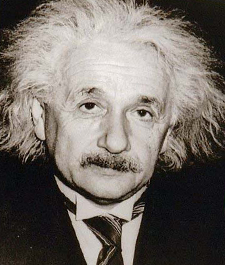
%> input picture lab2/data/einstein.bmp, 225 x 265 px
$ octave pruebas.m   (GNU Octave 9; MATLAB toolbox functions it lacks are replaced by stand-ins)
%> lines starting %> are read from the running program, lines starting %| are printed output that depends on the picture
%% Parameters

picture_path = '../data/';
picture_name = 'einstein';
picture_format = '.bmp';

kernel = ones(100,100)*1/10000;


%% Setup
test_image = im2single(imread(strcat(picture_path, picture_name, picture_format)));
test_image = imresize(test_image, 0.7, 'bilinear'); %resizing to speed up testing
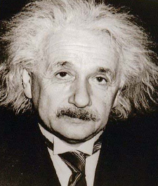
%> test_image: size 186x158x3 single; mean R, G, B 0.454, 0.426, 0.403
figure(1)
imshow(test_image)
% test_image = rgb2gray(test_image);
figure


[height, width, ~] = size(test_image);
%> height = 186; width = 158
fft_image = fft2(test_image);
fft_kernel = fft2(kernel,height,width);

output = ifft2(fft_image .* fft_kernel);
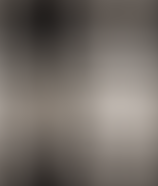
%> output: size 186x158x3 single; mean R, G, B 0.454, 0.426, 0.403; mean of the top-left, top-right, bottom-left and bottom-right quarters 0.306, 0.45, 0.412, 0.542

imshow(output);

$ run again, with lab2/data/marilyn.bmp copied over lab2/data/einstein.bmp
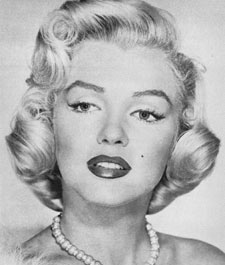
%> input picture lab2/data/marilyn.bmp, 225 x 265 px
%> `test_image = imresize(test_image, 0.7, 'bilinear');`:
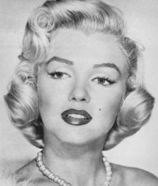
%> test_image: size 186x158x3 single; min 0.106, max 0.905, mean 0.695
%> `output = ifft2(fft_image .* fft_kernel);`:
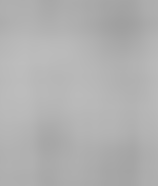
%> output: size 186x158x3 single; min 0.627, max 0.742, mean 0.695

$ run again, with lab2/data/billy.png saved as lab2/data/einstein.bmp
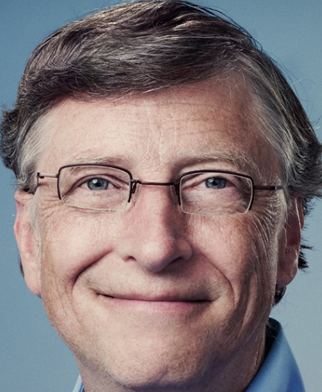
%> input picture lab2/data/billy.png, 322 x 392 px
%> `output = ifft2(fft_image .* fft_kernel);`:
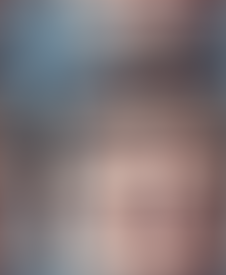
%> output: size 275x226x3 single; mean R, G, B 0.513, 0.467, 0.472; mean of the top-left, top-right, bottom-left and bottom-right quarters 0.468, 0.421, 0.513, 0.534

$ run again, with lab2/data/jackie.png saved as lab2/data/einstein.bmp
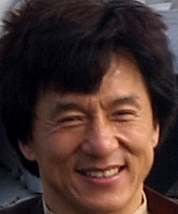
%> input picture lab2/data/jackie.png, 178 x 214 px
%> `output = ifft2(fft_image .* fft_kernel);`:
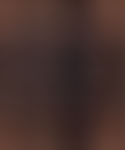
%> output: size 150x125x3 single; mean R, G, B 0.279, 0.194, 0.178; mean of the top-left, top-right, bottom-left and bottom-right quarters 0.239, 0.215, 0.22, 0.196
